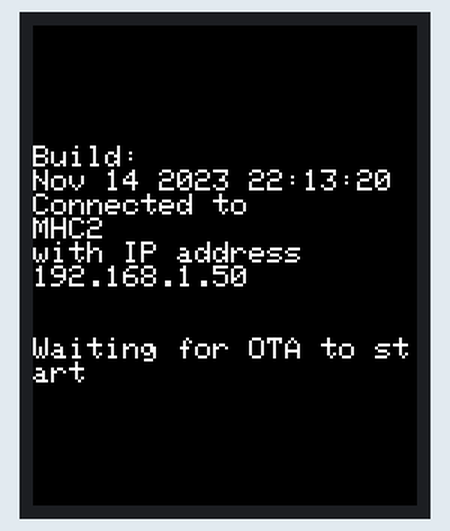
A program run on a simulated ESP32. Parts: 128×160 colour display. WiFi joins after 1.5 s; servers stay silent unless stated.

Above: at 1.7 s.

The program:

main.cpp
```cpp
#include <Arduino.h>
#include <WiFi.h>
#include <ESPmDNS.h>
#include <ArduinoOTA.h>
#include <TFT_eSPI.h>

/** Build time */
const char compileDate[] = __DATE__ " " __TIME__;
/** OTA progress */
int otaStatus = 0;
/** TFT_eSPI class for display */
TFT_eSPI tft = TFT_eSPI();

/** Function definition */
void activateOTA();

void setup() {
	// Start serial connection
	Serial.begin(115200);

	// Initialize TFT screen
	tft.init();
	// Clear screen
	tft.fillScreen(TFT_BLACK);
	tft.setCursor(0, 40);
	tft.setTextColor(TFT_WHITE);

	// Put some information on the screen
	tft.println("Build: ");
	tft.setTextSize(1);
	tft.println(compileDate);

	// Connect to WiFi
	WiFi.mode(WIFI_STA);
	WiFi.begin("MHC2", "teresa1963");
	uint32_t startTime = millis();
	while (WiFi.waitForConnectResult() != WL_CONNECTED) {
		if (millis()-startTime > 30000) { // wait maximum 30 seconds for a connection
			tft.println("Failed to connect to WiFI");
			tft.println("Rebooting in 30 seconds");
			delay(30000);
			esp_restart();
		}
	}
	// WiFi connection successfull
	tft.println("Connected to ");
	tft.println(WiFi.SSID());
	tft.println("with IP address ");
	tft.println(WiFi.localIP());

	// Activate OTA
	activateOTA();
	tft.println("\n\nWaiting for OTA to start");
}

void loop() {
	ArduinoOTA.handle();
}

/**
 * Activate OTA
 */
void activateOTA() {
	uint8_t baseMac[6];
	// Get MAC address for WiFi station
	esp_read_mac(baseMac, ESP_MAC_WIFI_STA);
	char baseMacChr[19] = {0};
	sprintf(baseMacChr, "ESP32-%02X%02X%02X%02X%02X%02X"
		, baseMac[0], baseMac[1], baseMac[2]
		, baseMac[3], baseMac[4], baseMac[5]);
	baseMacChr[18] = 0;

	ArduinoOTA
		.setHostname(baseMacChr)
		.onStart([]() {
			/**********************************************************/
			// Close app tasks and sto p timers here
			/**********************************************************/
			// Prepare LED for visual signal during OTA
			pinMode(16, OUTPUT);
			// Clear the screen and print OTA text
			tft.fillScreen(TFT_BLUE);
			tft.setTextDatum(MC_DATUM);
			tft.setTextColor(TFT_WHITE);
			tft.setTextSize(2);
			tft.drawString("OTA",64,50);
			tft.drawString("Progress:",64,75);
		})
		.onEnd([]() {
			// Clear the screen and print OTA finished text
			tft.fillScreen(TFT_GREEN);
			tft.setTextDatum(MC_DATUM);
			tft.setTextColor(TFT_BLACK);
			tft.setTextSize(2);
			tft.drawString("OTA",64,50);
			tft.drawString("FINISHED!",64,80);
			delay(10);
		})
		.onProgress([](unsigned int progress, unsigned int total) {
			// Calculate progress
			unsigned int achieved = progress / (total / 100);
			// Update progress every 1 %
			if (otaStatus == 0 || achieved == otaStatus + 1) {
				// Toggle the LED
				digitalWrite(16, !digitalRead(16));
				otaStatus = achieved;
				// Print the progress
				tft.setTextDatum(MC_DATUM);
				tft.setTextSize(2);
				tft.fillRect(32,91,64,28,TFT_BLUE);
				// String progVal = String(achieved) + "%";
				String progVal = String(progress) + "%";
				tft.drawString(progVal,64,105);
			}
		})
		.onError([](ota_error_t error) {
			// Clear the screen for error message
			tft.fillScreen(TFT_RED);
			tft.setTextDatum(MC_DATUM);
			tft.setTextColor(TFT_WHITE);
			// Print error message
			tft.setTextSize(2);
			tft.drawString("OTA",64,60);
			tft.drawString("ERROR:",64,90);
			// Get detailed error and print error reason
			if (error == OTA_AUTH_ERROR) {
				tft.drawString("Auth Failed",64,120);
			}
			else if (error == OTA_BEGIN_ERROR) {
				tft.drawString("Begin Failed",64,120);
			}
			else if (error == OTA_CONNECT_ERROR) {
				tft.drawString("Connect Failed",64,120);
			}
			else if (error == OTA_RECEIVE_ERROR) {
				tft.drawString("Receive Failed",64,120);
			}
			else if (error == OTA_END_ERROR) {
				tft.drawString("End Failed",64,120);
			}
            otaStatus = 0;
		});

	// Initialize OTA
	ArduinoOTA.begin();

	// Add some extra service text to the mDNS service
	MDNS.addServiceTxt("_arduino", "_tcp", "service", "OTA-TEST");
	MDNS.addServiceTxt("_arduino", "_tcp", "type", "ESP32");
	MDNS.addServiceTxt("_arduino", "_tcp", "id", "BeeGee");
}
```
